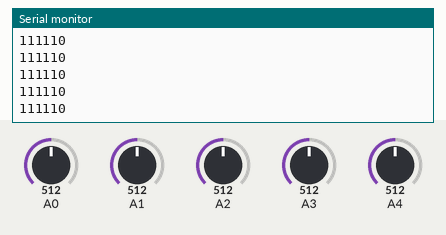
The sketch below on a simulated Arduino Uno, built with avr-gcc and run on an emulated ATmega328P. On the bench: the last lines printed to the serial monitor. The inputs (shaded band) are chosen by the test bench; at power-on: A0 = 512, A1 = 512, A2 = 512, A3 = 512, A4 = 512.

Above: at 11.2 s.
11.3 s: A0 set to 306
At 12.2 s:
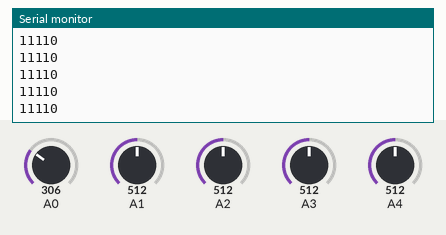
12.8 s: A1 set to 306
At 13.4 s:
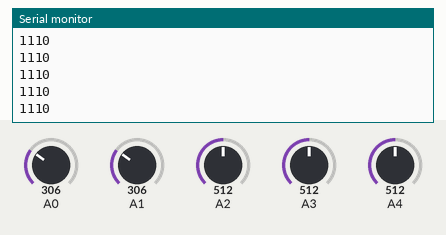
14.3 s: A2 set to 306
At 15.3 s:
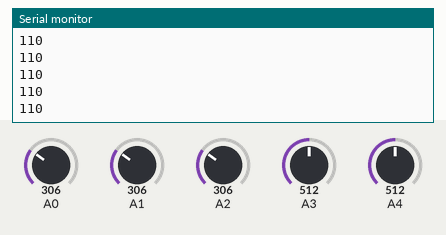
15.8 s: A3 set to 306
At 16.8 s:
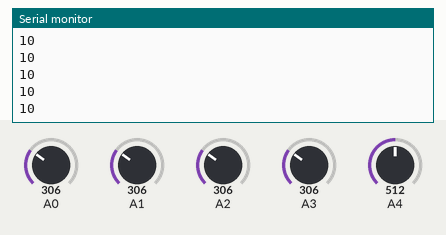
17.3 s: A4 set to 306
At 18.2 s:
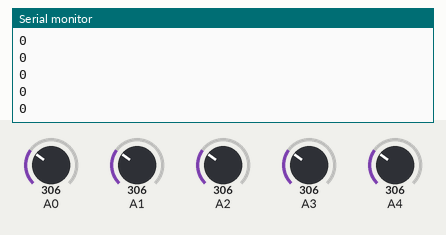
18.8 s: A0 set to 716
At 19.7 s:
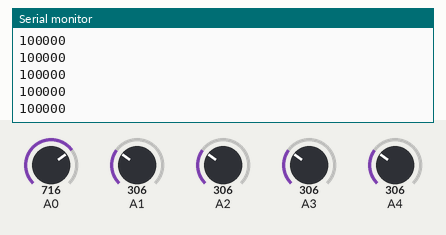
Timing chart, 0 to 21.3 s (numbered marks = the images above; inputs shaded):
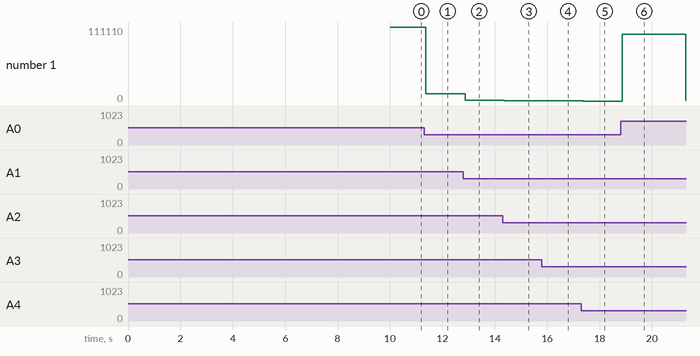

The sketch:

line_following_code_step_1.ino
```cpp
int sensorValue[5] = {0, 0, 0, 0, 0};
int sensorMin[5] = {1023, 1023, 1023, 1023, 1023};
int sensorMax[5] = {0, 0, 0, 0, 0};
boolean sensor_state[5] = {LOW, LOW, LOW, LOW, LOW};
byte Map = 0;
double input;


void setup()
{
	Serial.begin(9600);

	while (millis() < 10000)
	{
		for (int i = 0; i<=4; i++)
		{
			sensorValue[i] = analogRead(i);
			if (sensorValue[i] > sensorMax[i])
			sensorMax[i] = sensorValue[i];
			if (sensorValue[i] < sensorMin[i])
			sensorMin[i] = sensorValue[i];
		}
	}
}

void loop()
{
	Map = 0;
	for (int i = 0; i <= 4; i++)
	{
		sensorValue[i] = analogRead(i);
		if (sensorValue[i] < (sensorMin[i] + sensorMax[i])/2)
				sensor_state[i] = LOW;
		else	sensor_state[i] = HIGH;
		Map = Map | sensor_state[i];
		Map = Map << 1;
	}
        Serial.println(Map, BIN);

}
```

Measured:
- after the input at 11.3 s, the serial monitor: prints a new line after 0.07 s (image 1)
- after the input at 12.8 s, the serial monitor: prints a new line after 0.07 s (image 2)
- after the input at 14.3 s, the serial monitor: prints a new line after 0.07 s (image 3)
- after the input at 15.8 s, the serial monitor: prints a new line after 0.07 s (image 4)
- after the input at 17.3 s, the serial monitor: prints a new line after 0.07 s (image 5)
- after the input at 18.8 s, the serial monitor: prints a new line after 0.07 s (image 6)
- plotted number 1: 111110 → 11110 after the input at 11.3 s, 11110 → 1110 after the input at 12.8 s, 1110 → 110 after the input at 14.3 s, 110 → 10 after the input at 15.8 s, 10 → 0 after the input at 17.3 s
